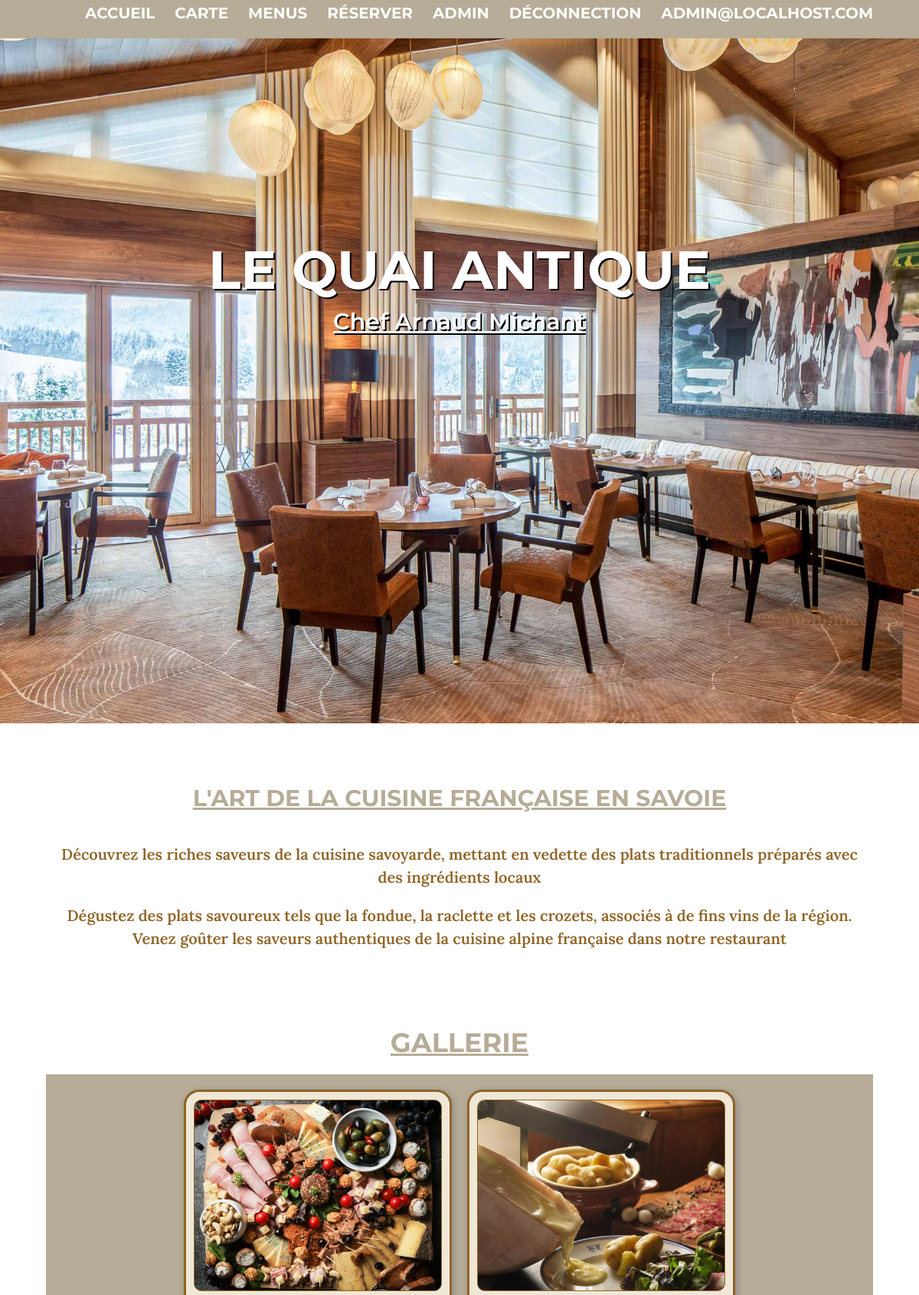
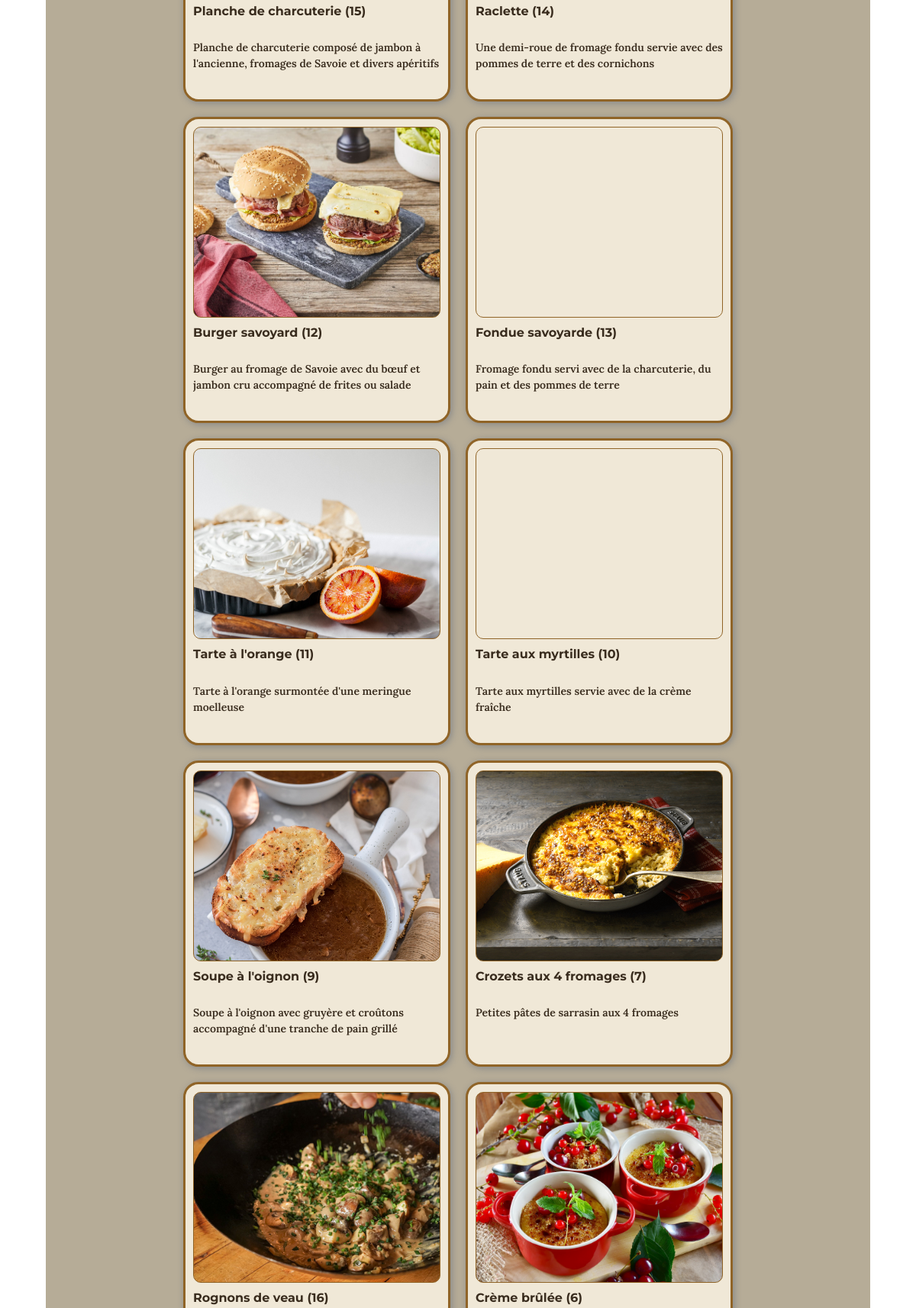
/front/src/pages/index.php (signed in, upper part), run on the app's committed database (2 pictures, top to bottom).
### tables this page shows
CREATE TABLE `gallery` (
  `idGallery` int NOT NULL AUTO_INCREMENT,
  `titleGallery` longtext NOT NULL,
  `descriptionGallery` longtext NOT NULL,
  `imgFullNameGallery` longtext NOT NULL,
  `orderGallery` longtext NOT NULL,
  PRIMARY KEY (`idGallery`)
);

### front/src/component/gallery.php (the view, shortened to what this page needs)
<?php
  if(isset($_SESSION['email'])) {
    $is_admin = $_SESSION['email'] == 'admin@localhost.com';
  }
?>
<section class="gallery-links">
  <div class="wrapper">
    <h2>Gallerie</h2>
    <div class="gallery-container">
      <?php
      include_once '../../../includes/dbh.inc.php';
      $sql = "SELECT * FROM gallery ORDER BY orderGallery DESC";
      $stmt = mysqli_stmt_init($conn);
      if (!mysqli_stmt_prepare($stmt, $sql)) {
        echo "Echec à la connexion SQL";
      } else {
        mysqli_stmt_execute($stmt);
        $result = mysqli_stmt_get_result($stmt);
        if(isset($_SESSION['email']) && $_SESSION['email'] == $is_admin) {
          while ($row = mysqli_fetch_assoc($result)) {
                  echo '<a href="javascript:void(0)">
                    <div style="background-image:
                    url(../../../img/gallery/'.$row["imgFullNameGallery"].'" title="'.$row["titleGallery"].'");"></div>
                    <h3>'.$row["titleGallery"].' ('.$row["idGallery"].')</h3>
                    <p>'.$row["descriptionGallery"].'</p>
                    </a>';
          }
        }
      }
      ?>
    </div>
  </section>

### css/style.css (style rules this page uses)
*, body { box-sizing: border-box; scroll-behavior: smooth; overflow-x: hidden; }
h1, h2, h3, h4, h5, h6 { font-family: 'Montserrat', sans-serif; font-weight: 600; }
p { font-family: 'Lora', sans-serif; font-weight: 400; }
.wrapper { display: flex; flex-direction: column; align-items: center; }
.gallery-links { margin: 0 60px; }
.gallery-links h2 { display: flex; font-size: 45px; font-weight: 700; color: #B6AC97; text-transform: uppercase; justify-content: center; }
.gallery-container { display: flex; flex-direction: row; flex-wrap: wrap; justify-content: center; align-content: center; background-color: #B6AC97; padding-bottom: 20px; }
.gallery-container a { display: inline-block; width: 450px; margin: 20px 10px 0; text-decoration: none; background-color: #F0E8D7; color: #392C1E; border: 3px solid #906427; border-radius: 20px; padding: 10px; box-shadow: 2px 2px 10px #888888; }
.gallery-container a div { width: 100%; height: 350px; background-position: center; background-repeat: no-repeat; background-size: cover; border: 1px solid #906427; border-radius: 10px; }
.gallery-container a h3 { font-size: 20px; font-weight: 700; color: #392C1E; padding: 10px 0; }
.gallery-container a p { color: #392C1E; font-weight: 600; padding: 10px 0; }
@media only screen and (max-width: 1920px) { .gallery-container a { width: 400px; } }
@media only screen and (max-width: 1920px) { .gallery-container a div { height: 300px; } }
@media only screen and (max-width: 1920px) { .gallery-container a h3 { font-size: 18px; } }
@media only screen and (max-width: 1920px) { .gallery-container a p { font-size: 16px; } }
@media only screen and (max-width: 1920px) { .gallery-links h2 { font-size: 40px; } }
@media only screen and (max-width: 1440px) { .gallery-container a { width: 350px; } }
@media only screen and (max-width: 1440px) { .gallery-container a div { height: 250px; } }
@media only screen and (max-width: 1440px) { .gallery-container a h3 { font-size: 16px; } }
@media only screen and (max-width: 1440px) { .gallery-container a p { font-size: 14px; } }
@media only screen and (max-width: 1440px) { .gallery-links h2 { font-size: 35px; } }
h2 { text-align: center; font-size: 24px; margin-bottom: 20px; text-decoration: underline; }

### data on the page
gallery: imgFullNameGallery (picture), titleGallery "Planche de charcuterie", idGallery "15", descriptionGallery "Planche de charcuterie composé de jambon à l'ancienne, fromages de Savoie et divers apéritifs"
gallery: imgFullNameGallery (picture), titleGallery "Raclette", idGallery "14", descriptionGallery "Une demi-roue de fromage fondu servie avec des pommes de terre et des cornichons"
gallery: imgFullNameGallery (picture), titleGallery "Burger savoyard", idGallery "12", descriptionGallery "Burger au fromage de Savoie avec du bœuf et jambon cru accompagné de frites ou salade"
gallery: titleGallery "Fondue savoyarde", idGallery "13", descriptionGallery "Fromage fondu servi avec de la charcuterie, du pain et des pommes de terre"
gallery: imgFullNameGallery (picture), titleGallery "Tarte à l'orange", idGallery "11", descriptionGallery "Tarte à l'orange surmontée d'une meringue moelleuse"
gallery: titleGallery "Tarte aux myrtilles", idGallery "10", descriptionGallery "Tarte aux myrtilles servie avec de la crème fraîche"
gallery: imgFullNameGallery (picture), titleGallery "Soupe à l'oignon", idGallery "9", descriptionGallery "Soupe à l'oignon avec gruyère et croûtons accompagné d'une tranche de pain grillé"
gallery: imgFullNameGallery (picture), titleGallery "Crozets aux 4 fromages", idGallery "7", descriptionGallery "Petites pâtes de sarrasin aux 4 fromages"
gallery: imgFullNameGallery (picture), titleGallery "Rognons de veau", idGallery "16"
gallery: imgFullNameGallery (picture), titleGallery "Crème brûlée", idGallery "6"

### other printed values
$_SESSION["email"] "ADMIN@LOCALHOST.COM"
